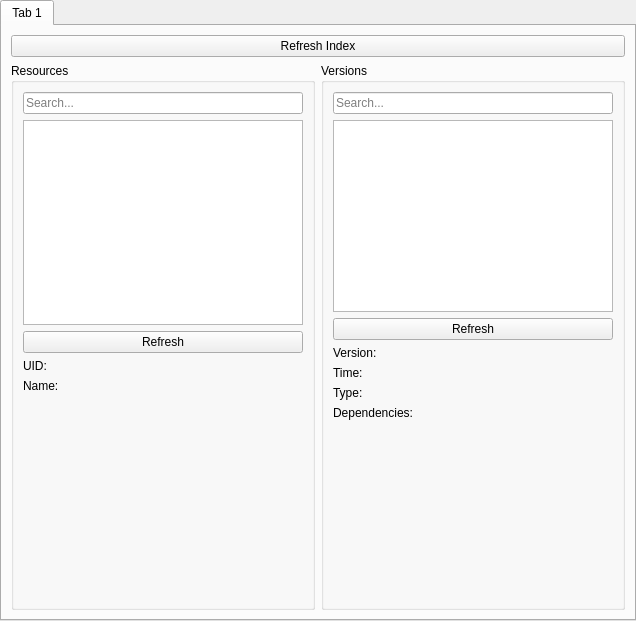
<?xml version="1.0" encoding="UTF-8"?>
<ui version="4.0">
 <class>PackagesPage</class>
 <widget class="QWidget" name="PackagesPage">
  <property name="geometry">
   <rect>
    <x>0</x>
    <y>0</y>
    <width>636</width>
    <height>621</height>
   </rect>
  </property>
  <property name="windowTitle">
   <string>Form</string>
  </property>
  <layout class="QHBoxLayout" name="horizontalLayout">
   <property name="leftMargin">
    <number>0</number>
   </property>
   <property name="topMargin">
    <number>0</number>
   </property>
   <property name="rightMargin">
    <number>0</number>
   </property>
   <property name="bottomMargin">
    <number>0</number>
   </property>
   <item>
    <widget class="QTabWidget" name="tabWidget">
     <property name="currentIndex">
      <number>0</number>
     </property>
     <widget class="QWidget" name="tab">
      <attribute name="title">
       <string>Tab 1</string>
      </attribute>
      <layout class="QGridLayout" name="gridLayout">
       <item row="1" column="2">
        <widget class="QGroupBox" name="versionsBox">
         <property name="title">
          <string>Versions</string>
         </property>
         <layout class="QVBoxLayout" name="verticalLayout_2">
          <item>
           <widget class="QLineEdit" name="versionSearchEdit">
            <property name="placeholderText">
             <string>Search...</string>
            </property>
            <property name="clearButtonEnabled">
             <bool>true</bool>
            </property>
           </widget>
          </item>
          <item>
           <widget class="QTreeView" name="versionsView">
            <property name="alternatingRowColors">
             <bool>true</bool>
            </property>
            <attribute name="headerVisible">
             <bool>false</bool>
            </attribute>
           </widget>
          </item>
          <item>
           <layout class="QHBoxLayout" name="horizontalLayout_4">
            <item>
             <widget class="QPushButton" name="refreshVersionBtn">
              <property name="text">
               <string>Refresh</string>
              </property>
             </widget>
            </item>
           </layout>
          </item>
          <item>
           <layout class="QFormLayout" name="formLayout_2">
            <item row="0" column="0">
             <widget class="QLabel" name="versionVersionLabel">
              <property name="text">
               <string>Version:</string>
              </property>
             </widget>
            </item>
            <item row="0" column="1">
             <widget class="QLabel" name="versionVersion">
              <property name="text">
               <string/>
              </property>
             </widget>
            </item>
            <item row="1" column="0">
             <widget class="QLabel" name="versionTimeLabel">
              <property name="text">
               <string>Time:</string>
              </property>
             </widget>
            </item>
            <item row="1" column="1">
             <widget class="QLabel" name="versionTime">
              <property name="text">
               <string/>
              </property>
             </widget>
            </item>
            <item row="2" column="0">
             <widget class="QLabel" name="versionTypeLabel">
              <property name="text">
               <string>Type:</string>
              </property>
             </widget>
            </item>
            <item row="2" column="1">
             <widget class="QLabel" name="versionType">
              <property name="text">
               <string/>
              </property>
             </widget>
            </item>
            <item row="3" column="0">
             <widget class="QLabel" name="versionRequiresLabel">
              <property name="text">
               <string>Dependencies:</string>
              </property>
             </widget>
            </item>
            <item row="3" column="1">
             <widget class="QLabel" name="versionRequires">
              <property name="text">
               <string/>
              </property>
             </widget>
            </item>
           </layout>
          </item>
          <item>
           <spacer name="verticalSpacer_2">
            <property name="orientation">
             <enum>Qt::Vertical</enum>
            </property>
            <property name="sizeHint" stdset="0">
             <size>
              <width>20</width>
              <height>40</height>
             </size>
            </property>
           </spacer>
          </item>
         </layout>
        </widget>
       </item>
       <item row="1" column="1">
        <widget class="QGroupBox" name="versionListsBox">
         <property name="title">
          <string>Resources</string>
         </property>
         <layout class="QVBoxLayout" name="verticalLayout">
          <item>
           <widget class="QLineEdit" name="fileSearchEdit">
            <property name="placeholderText">
             <string>Search...</string>
            </property>
            <property name="clearButtonEnabled">
             <bool>true</bool>
            </property>
           </widget>
          </item>
          <item>
           <widget class="QTreeView" name="indexView">
            <property name="alternatingRowColors">
             <bool>true</bool>
            </property>
            <attribute name="headerVisible">
             <bool>false</bool>
            </attribute>
           </widget>
          </item>
          <item>
           <layout class="QHBoxLayout" name="horizontalLayout_3">
            <item>
             <widget class="QPushButton" name="refreshFileBtn">
              <property name="text">
               <string>Refresh</string>
              </property>
             </widget>
            </item>
           </layout>
          </item>
          <item>
           <layout class="QFormLayout" name="formLayout">
            <item row="0" column="0">
             <widget class="QLabel" name="fileUidLabel">
              <property name="text">
               <string>UID:</string>
              </property>
             </widget>
            </item>
            <item row="0" column="1">
             <widget class="QLabel" name="fileUid">
              <property name="text">
               <string/>
              </property>
             </widget>
            </item>
            <item row="1" column="0">
             <widget class="QLabel" name="fileNameLabel">
              <property name="text">
               <string>Name:</string>
              </property>
             </widget>
            </item>
            <item row="1" column="1">
             <widget class="QLabel" name="fileName">
              <property name="text">
               <string/>
              </property>
             </widget>
            </item>
           </layout>
          </item>
          <item>
           <spacer name="verticalSpacer">
            <property name="orientation">
             <enum>Qt::Vertical</enum>
            </property>
            <property name="sizeHint" stdset="0">
             <size>
              <width>20</width>
              <height>40</height>
             </size>
            </property>
           </spacer>
          </item>
         </layout>
        </widget>
       </item>
       <item row="0" column="1" colspan="2">
        <widget class="QPushButton" name="refreshIndexBtn">
         <property name="text">
          <string>Refresh Index</string>
         </property>
        </widget>
       </item>
      </layout>
     </widget>
    </widget>
   </item>
  </layout>
 </widget>
 <resources/>
 <connections/>
</ui>
